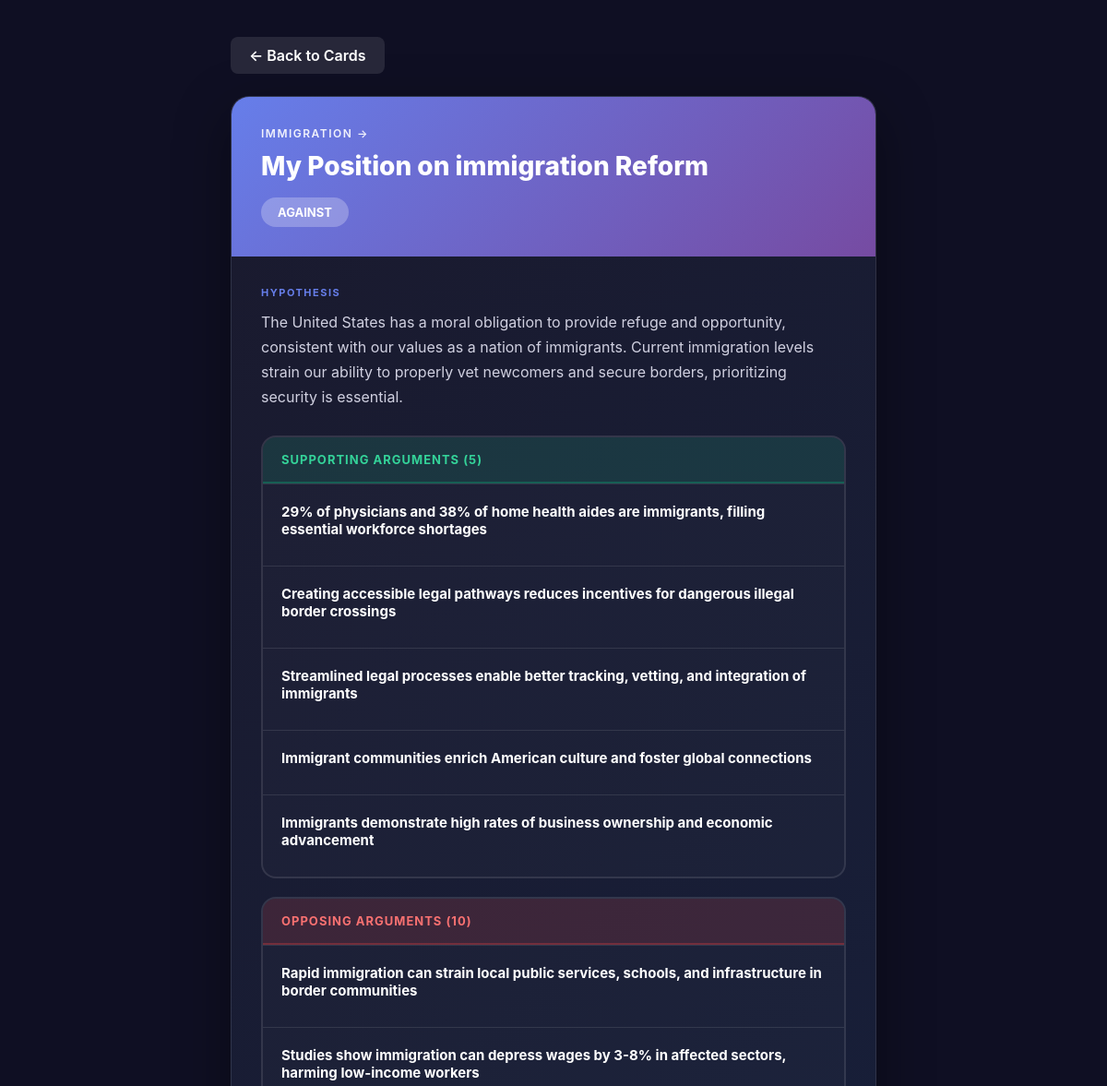
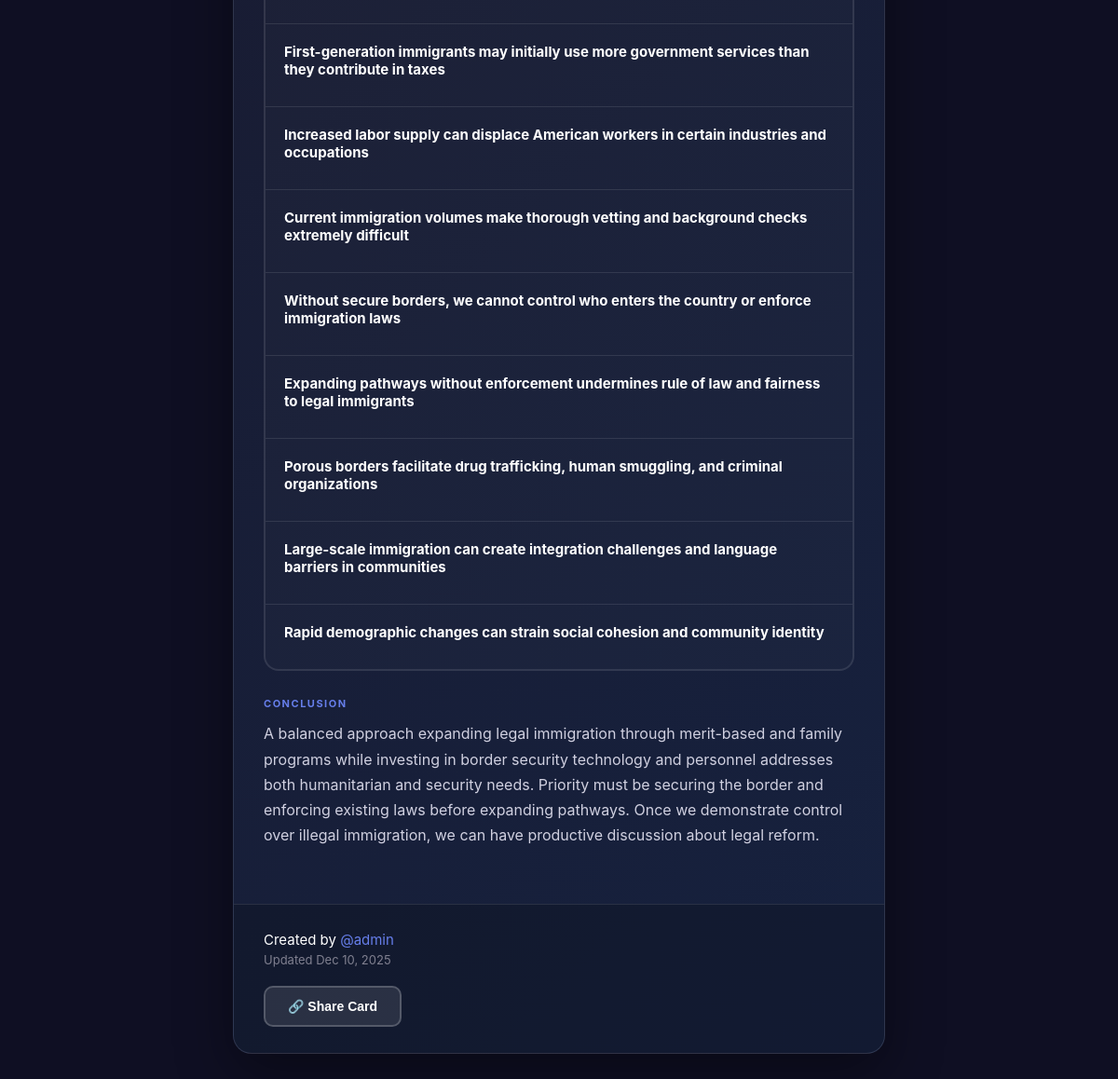
The app's page /card/10/ with its own data (2 pictures, top to bottom).
### cards/models.py (models this page shows, shortened)
class Card(models.Model):
    SCOPE_CHOICES = [
        ('federal', 'Federal'),
        ('state', 'State'),
    ]
    TOPIC_CHOICES = [
                ('general', 'General Research'),
        ('immigration_policy', 'Immigration Policy'),
        ('healthcare_reform', 'Healthcare Reform'),
        ('gun_control', 'Gun Control'),
        ('abortion_rights', 'Abortion Rights'),
        ('climate_change_policy', 'Climate Change Policy'),
        ('tax_policy', 'Tax Policy'),
        ('social_security', 'Social Security'),
        ('medicare_medicaid', 'Medicare/Medicaid'),
        ('foreign_policy', 'Foreign Policy'),
        ('military_spending', 'Military Spending'),
        ('education_funding', 'Education Funding'),
        ('infrastructure', 'Infrastructure'),
        ('criminal_justice_reform', 'Criminal Justice Reform'),
        ('drug_policy', 'Drug Policy'),
        ('labor_laws', 'Labor Laws'),
        ('minimum_wage', 'Minimum Wage'),
        ('trade_policy', 'Trade Policy'),
        ('national_security', 'National Security'),
        ('voting_rights', 'Voting Rights'),
        ('campaign_finance', 'Campaign Finance'),
        ('state_income_tax', 'State Income Tax'),
        ('property_tax', 'Property Tax'),
        ('state_education_funding', 'State Education Funding'),
        ('marijuana_legalization', 'Marijuana Legalization'),
        ('death_penalty', 'Death Penalty'),
        ('state_healthcare', 'State Healthcare'),
        ('gun_regulations', 'Gun Regulations'),
        ('abortion_access', 'Abortion Access'),
        ('voting_laws', 'Voting Laws'),
        ('police_reform', 'Police Reform'),
        ('prison_reform', 'Prison Reform'),
        ('environmental_regulations', 'Environmental Regulations'),
        ('state_minimum_wage', 'State Minimum Wage'),
        ('workers_rights', 'Workers Rights'),
        ('housing_policy', 'Housing Policy'),
        ('transportation', 'Transportation'),
        ('public_safety', 'Public Safety'),
        ('zoning_laws', 'Zoning Laws'),
        ('state_budgets', 'State Budgets'),
        ('redistricting', 'Redistricting'),
    ]
    VISIBILITY_CHOICES = [
        ('public', 'Public'),
        ('friends', 'Friends Only'),
        ('private', 'Private'),
    ]
    user = models.ForeignKey(User, on_delete=models.CASCADE, related_name='cards')
    scope = models.CharField(max_length=20, choices=SCOPE_CHOICES, default='federal')
    topic = models.CharField(max_length=100, choices=TOPIC_CHOICES)
    subcategory = models.CharField(max_length=200, blank=True)
    title = models.CharField(max_length=300)
    stance = models.CharField(max_length=100)
    hypothesis = models.TextField()
    conclusion = models.TextField()
    visibility = models.CharField(max_length=20, choices=VISIBILITY_CHOICES, default='public')
    created_at = models.DateTimeField(auto_now_add=True)
    updated_at = models.DateTimeField(auto_now=True)
    class Meta:
        ordering = ['-created_at']

class Argument(models.Model):
    TYPE_CHOICES = [
        ('pro', 'Pro'),
        ('con', 'Con'),
    ]
    card = models.ForeignKey(Card, on_delete=models.CASCADE, related_name='arguments')
    type = models.CharField(max_length=3, choices=TYPE_CHOICES)
    summary = models.TextField()
    detail = models.TextField(blank=True)
    order = models.IntegerField(default=0)
    created_at = models.DateTimeField(auto_now_add=True)
    class Meta:
        ordering = ['order', 'created_at']

### cards/views.py (the view, shortened to what this page needs)
# urls.py: path('card/<int:card_id>/', views.card_detail, name='card_detail'),
def card_detail(request, card_id):
    card = get_object_or_404(Card, id=card_id)
    if card.visibility == 'private' and card.user != request.user:
        messages.error(request, "This card is private.")
        return redirect('index')
    pros = card.arguments.filter(type='pro')
    cons = card.arguments.filter(type='con')
    is_saved = False
    if request.user.is_authenticated:
        is_saved = SavedCard.objects.filter(user=request.user, card=card).exists()
    return render(request, 'cards/card_detail.html', {
        'card': card,
        'pros': pros,
        'cons': cons,
        'is_saved': is_saved,
    })

### cards/templates/cards/card_detail.html (shortened to what this page needs)
<!DOCTYPE html>
<html lang="en">
<head>
</head>
<body>
    <div class="container">
        <a href="/" class="back-btn">← Back to Cards</a>
        <div class="card-full">
            <div class="card-header">
                <div class="topic-path">{{ card.get_topic_display }} → {{ card.subcategory }}</div>
                <h1 class="card-title">
                {{ card.title }}
            </h1>
                <span class="stance-badge">{{ card.stance|upper }}</span>
            </div>
            <div class="card-body">
                <div class="section">
                    <div class="section-label">Hypothesis</div>
                    <div class="section-content">{{ card.hypothesis }}</div>
                </div>
                <div class="pros-cons">
                    {% if pros %}
                    <div class="pro-con-box pros">
                        <div class="pro-con-header">Supporting Arguments ({{ pros.count }})</div>
                        {% for pro in pros %}
                        <div class="point">
                            <strong>{{ pro.summary }}</strong>
                        </div>
                        {% endfor %}
                    </div>
                    {% endif %}
                    {% if cons %}
                    <div class="pro-con-box cons">
                        <div class="pro-con-header">Opposing Arguments ({{ cons.count }})</div>
                        {% for con in cons %}
                        <div class="point">
                            <strong>{{ con.summary }}</strong>
                        </div>
                        {% endfor %}
                    </div>
                    {% endif %}
                </div>
                <div class="section" style="margin-top: 28px;">
                    <div class="section-label">Conclusion</div>
                    <div class="section-content">{{ card.conclusion }}</div>
                </div>
            </div>
            <div class="card-footer">
                <div class="meta">
                    <div>Created by <a href="{% url 'user_profile' card.user.username %}">@{{ card.user.username }}</a></div>
                    <div class="timestamp">Updated {{ card.updated_at|date:"M d, Y" }}</div>
                </div>
                <div class="actions">
                    <button onclick="openShareModal()" class="btn btn-secondary">🔗 Share Card</button>
                </div>
            </div>
        </div>
    </div>
</body>
</html>

### cards/templates/cards/card_detail.html (style rules this page uses)
* { margin: 0; padding: 0; box-sizing: border-box; }
body { font-family: -apple-system, BlinkMacSystemFont, 'Segoe UI', Roboto, sans-serif; background: #0f0f23; min-height: 100vh; color: #fff; padding: 40px 20px; }
.container { max-width: 700px; margin: 0 auto; }
.back-btn { display: inline-block; background: rgba(255, 255, 255, 0.1); color: white; padding: 10px 20px; border-radius: 8px; text-decoration: none; margin-bottom: 24px; font-weight: 600; transition: all 0.2s; }
.card-full { background: linear-gradient(135deg, #1a1a2e 0%, #16213e 100%); border-radius: 20px; overflow: hidden; box-shadow: 0 20px 60px rgba(0,0,0,0.4); border: 1px solid rgba(255,255,255,0.1); }
.card-header { background: linear-gradient(135deg, #667eea 0%, #764ba2 100%); padding: 32px; }
.topic-path { font-size: 12px; opacity: 0.9; margin-bottom: 12px; text-transform: uppercase; letter-spacing: 1.5px; font-weight: 600; }
.card-title { font-size: 28px; font-weight: 800; margin-bottom: 16px; line-height: 1.2; }
.stance-badge { display: inline-block; background: rgba(255,255,255,0.25); padding: 8px 18px; border-radius: 25px; font-size: 13px; font-weight: 700; }
.card-body { padding: 32px; }
.section { margin-bottom: 28px; }
.section-label { font-size: 11px; text-transform: uppercase; letter-spacing: 1.5px; color: #667eea; margin-bottom: 12px; font-weight: 700; }
.section-content { font-size: 16px; line-height: 1.7; color: #d0d0e0; }
.pros-cons { display: grid; gap: 20px; margin-top: 28px; }
.pro-con-box { border: 2px solid rgba(255,255,255,0.1); border-radius: 16px; overflow: hidden; background: rgba(255,255,255,0.02); }
.pro-con-header { padding: 16px 20px; font-weight: 700; font-size: 13px; text-transform: uppercase; letter-spacing: 1px; }
.pros .pro-con-header { background: rgba(16, 185, 129, 0.15); color: #34d399; border-bottom: 2px solid rgba(16, 185, 129, 0.3); }
.cons .pro-con-header { background: rgba(239, 68, 68, 0.15); color: #f87171; border-bottom: 2px solid rgba(239, 68, 68, 0.3); }
.point { padding: 20px; border-top: 1px solid rgba(255,255,255,0.1); }
.point strong { display: block; color: white; margin-bottom: 10px; font-size: 15px; }
.card-footer { padding: 28px 32px; background: rgba(0,0,0,0.2); border-top: 1px solid rgba(255,255,255,0.1); }
.meta { font-size: 15px; color: white; margin-bottom: 20px; }
.meta a { color: #667eea; text-decoration: none; }
.timestamp { font-size: 13px; color: #808090; margin-top: 4px; }
.actions { display: flex; gap: 12px; flex-wrap: wrap; }
.btn { padding: 12px 24px; border-radius: 10px; font-weight: 600; font-size: 14px; text-decoration: none; border: none; cursor: pointer; transition: all 0.2s; }
.btn-secondary { background: rgba(255, 255, 255, 0.1); color: white; border: 2px solid rgba(255, 255, 255, 0.2); }

### records on screen
Card: topic "IMMIGRATION", title "My Position on immigration Reform", stance "AGAINST", hypothesis "The United States has a moral obligation to provide refuge and opportunity, consistent with our values as a nation of immigrants. Current immigration levels strain our ability to properly vet newcomers and secure borders, prioritizing security is essential.", conclusion "A balanced approach expanding legal immigration through merit-based and family programs while investing in border security technology and personnel addresses both humanitarian and security needs. Priority must be securing the border and enforcing existing laws before expanding pathways. Once we demonstrate control over illegal immigration, we can have productive discussion about legal reform.", user.username "admin", updated_at "Dec 10, 2025"
Argument: summary "29% of physicians and 38% of home health aides are immigrants, filling essential workforce shortages"
Argument: summary "Creating accessible legal pathways reduces incentives for dangerous illegal border crossings"
Argument: summary "Streamlined legal processes enable better tracking, vetting, and integration of immigrants"
Argument: summary "Immigrant communities enrich American culture and foster global connections"
Argument: summary "Immigrants demonstrate high rates of business ownership and economic advancement"
Argument: summary "Rapid immigration can strain local public services, schools, and infrastructure in border communities"
Argument: summary "Studies show immigration can depress wages by 3-8% in affected sectors, harming low-income workers"
Argument: summary "First-generation immigrants may initially use more government services than they contribute in taxes"
Argument: summary "Increased labor supply can displace American workers in certain industries and occupations"
Argument: summary "Current immigration volumes make thorough vetting and background checks extremely difficult"
Argument: summary "Without secure borders, we cannot control who enters the country or enforce immigration laws"
Argument: summary "Expanding pathways without enforcement undermines rule of law and fairness to legal immigrants"
Argument: summary "Porous borders facilitate drug trafficking, human smuggling, and criminal organizations"
Argument: summary "Large-scale immigration can create integration challenges and language barriers in communities"
Argument: summary "Rapid demographic changes can strain social cohesion and community identity"

### other values on screen
{{ pros.count }} "5"
{{ cons.count }} "10"
